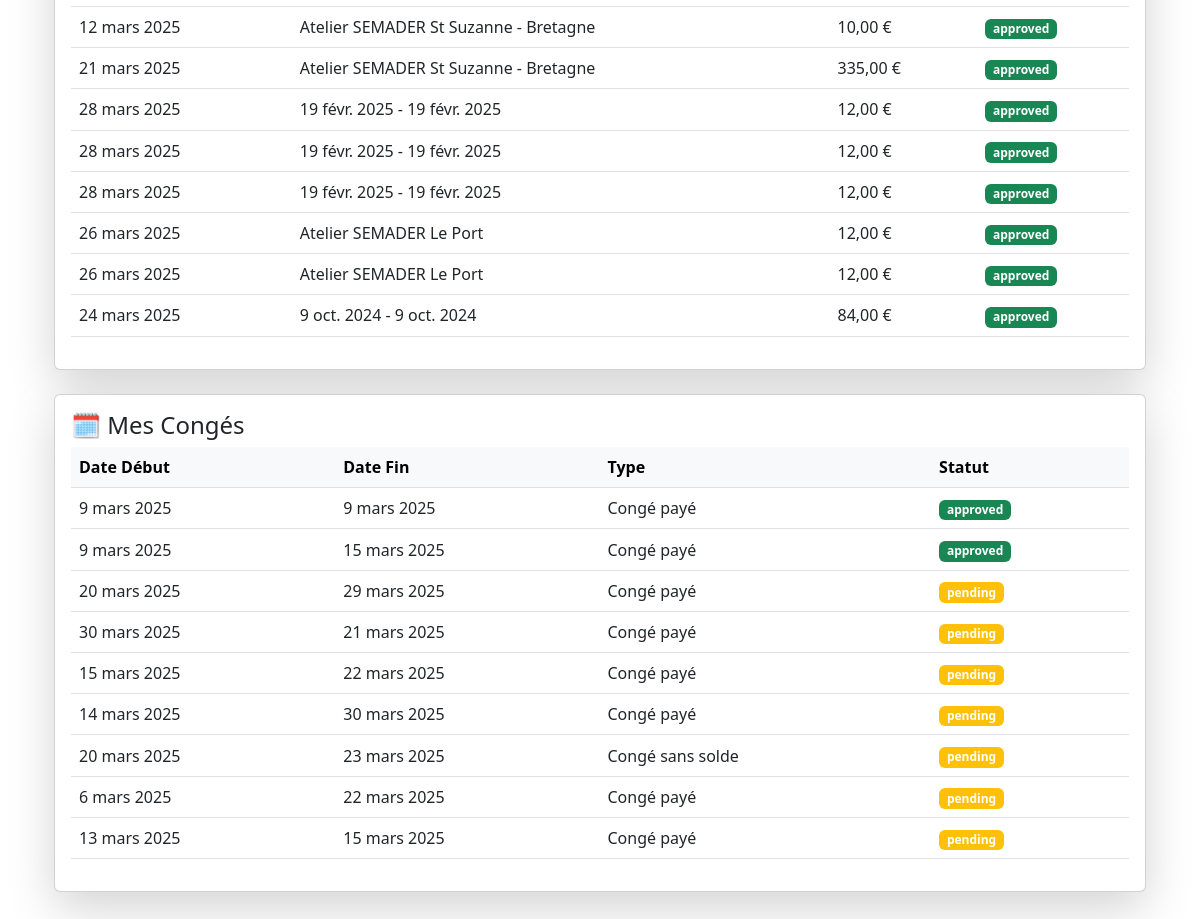
Page /dashboard/ (signed in, lower part) on the earlier database version.
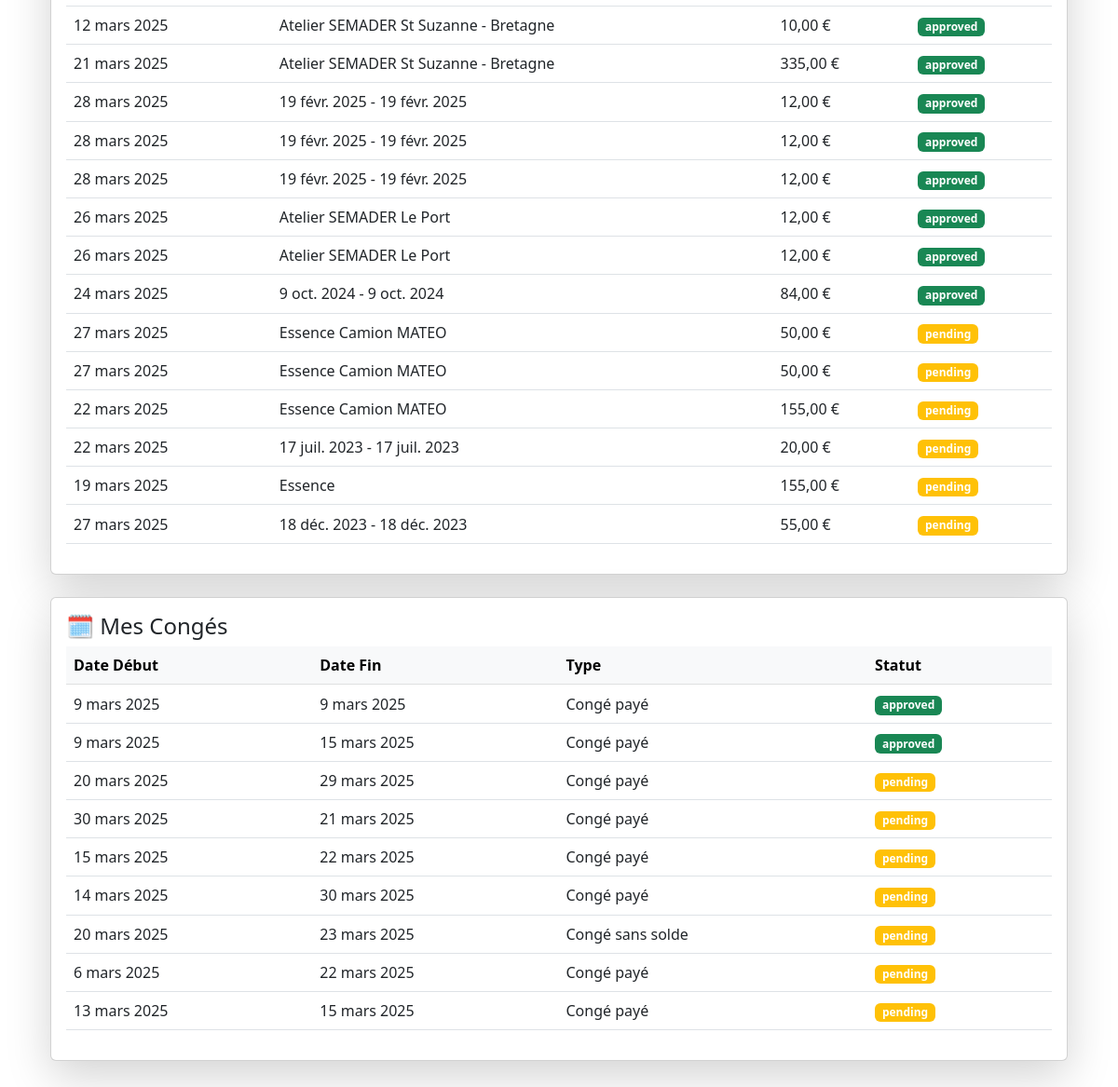
Same page on the later database version.
### rh_management/models.py (models this page shows, shortened)
class ExpenseReport(models.Model):
    STATUS_CHOICES = [
        ('pending', 'En attente'),
        ('approved', 'Approuvée'),
        ('rejected', 'Rejetée')
    ]
    user = models.ForeignKey(User, on_delete=models.CASCADE)
    date = models.DateField()
    description = models.CharField(max_length=255)
    amount = models.DecimalField(max_digits=10, decimal_places=2)  # Montant HT
    vat = models.DecimalField(max_digits=5, decimal_places=2, default=0.0)  # ✅ Applique une TVA par défaut de 20%
    project = models.CharField(max_length=255, blank=True, null=True)
    location = models.CharField(max_length=255, blank=True, null=True)
    refacturable = models.BooleanField(default=False)
    receipt = models.FileField(upload_to="receipts/", blank=True, null=True)  # Champ pour les pièces justificatives
    status = models.CharField(max_length=10, choices=STATUS_CHOICES, default='pending')
    notification_emails = models.TextField(blank=True, null=True)  # Champ pour les adresses e-mail de notification

class LeaveRequest(models.Model):
    user = models.ForeignKey(User, on_delete=models.CASCADE)
    leave_type = models.CharField(max_length=10, choices=LEAVE_TYPES, default='CP')
    start_date = models.DateField()
    end_date = models.DateField()
    reason = models.TextField(blank=True, null=True)
    status = models.CharField(max_length=10, choices=STATUS_CHOICES, default='pending')
    created_at = models.DateTimeField(auto_now_add=True)
    attachment = models.FileField(upload_to='receipts/', blank=True, null=True)
    notification_emails = models.TextField(blank=True, null=True)

### rh_management/views.py (the view)
# urls.py: path("dashboard/", dashboard_view, name="dashboard"),  # Dashboard page
@login_required
def dashboard_view(request):
    new_leave_requests_count = LeaveRequest.objects.filter(status='pending').count()
    new_expense_reports_count = ExpenseReport.objects.filter(status='pending').count()
    new_kilometric_expenses_count = KilometricExpense.objects.filter(status='pending').count()
    context = {
        "is_admin": request.user.is_superuser,
        "is_hr": request.user.groups.filter(name='HR').exists(),
        "is_employee": request.user.groups.filter(name='Employé').exists(),
        "leave_requests": LeaveRequest.objects.all(),
        "expense_reports": ExpenseReport.objects.all(),
        "kilometric_expenses": KilometricExpense.objects.all(),
        "new_leave_requests_count": new_leave_requests_count,
        "new_expense_reports_count": new_expense_reports_count,
        "new_kilometric_expenses_count": new_kilometric_expenses_count,
    }
    return render(request, 'rh_management/dashboard.html', context)

### templates/rh_management/dashboard.html (shortened to what the changed rows need)
{% extends "base.html" %}
{% block content %}
<div class="container mt-4">
    {% if is_hr or is_admin %}
    <div class="card shadow-lg mt-4">
        <div class="card-body">
            <h4>🗓️ Les demandes de Congés</h4>
            <form method="get" class="mb-4" id="leave_filter_form">
                <div class="row">
                    <div class="col-md-4">
                        <label for="status_filter_leave">Filtrer par statut:</label>
                        <select class="form-control" id="status_filter_leave" name="status_leave">
                            <option value="">Tous</option>
                            <option value="pending">En attente</option>
                            <option value="approved">Approuvé</option>
                            <option value="rejected">Rejeté</option>
                        </select>
                    </div>
                    <div class="col-md-4">
                        <label for="sort_by_leave">Trier par:</label>
                        <select class="form-control" id="sort_by_leave" name="sort_leave">
                            <option value="date_desc">Date (Récent à Ancien)</option>
                            <option value="date_asc">Date (Ancien à Récent)</option>
                        </select>
                    </div>
                    <div class="col-md-4">
                        <button type="button" class="btn btn-primary mt-4" id="filter_leave">Filtrer</button>
                    </div>
                </div>
            </form>
            <table class="table table-hover">
                <thead class="table-light">
                    <tr>
                        <th>Employés</th>
                        <th>Date Début</th>
                        <th>Date Fin</th>
                        <th>Type</th>
                        <th>Statut</th>
                    </tr>
                </thead>
                <tbody id="leave_requests_body">
                    {% if leave_requests %}
                        {% for leave in leave_requests %}
                            <tr data-id="{{ leave.id }}">
                                <td>{{ leave.user.username }}</td>
                                <td>{{ leave.start_date }}</td>
                                <td>{{ leave.end_date }}</td>
                                <td>{{ leave.get_leave_type_display }}</td>
                                <td>
                                    <span class="badge bg-{% if leave.status == 'approved' %}success{% elif leave.status == 'rejected' %}danger{% else %}warning{% endif %}">
                                        {{ leave.status }}
                                    </span>
                                </td>
                            </tr>
                        {% endfor %}
                    {% else %}
                        <tr><td colspan="5" class="text-center">Aucune demande de congé</td></tr>
                    {% endif %}
                </tbody>
            </table>
        </div>
    </div>
    <div class="card shadow-lg mt-4">
        <div class="card-body">
            <h4>💸 Les Notes de Frais</h4>
            <form method="get" class="mb-4" id="expense_filter_form">
                <div class="row">
                    <div class="col-md-4">
                        <label for="status_filter_expense">Filtrer par statut:</label>
                        <select class="form-control" id="status_filter_expense" name="status_expense">
                            <option value="">Tous</option>
                            <option value="pending">En attente</option>
                            <option value="approved">Approuvé</option>
                            <option value="rejected">Rejeté</option>
                        </select>
                    </div>
                    <div class="col-md-4">
                        <label for="sort_by_expense">Trier par:</label>
                        <select class="form-control" id="sort_by_expense" name="sort_expense">
                            <option value="date_desc">Date (Récent à Ancien)</option>
                            <option value="date_asc">Date (Ancien à Récent)</option>
                        </select>
                    </div>
                    <div class="col-md-4">
                        <button type="button" class="btn btn-primary mt-4" id="filter_expense">Filtrer</button>
                    </div>
                </div>
            </form>
            <table class="table table-hover">
                <thead class="table-light">
                    <tr>
                        <th>Employé</th>
                        <th>Date</th>
                        <th>Description</th>
                        <th>Montant</th>
                        <th>Statut</th>
                    </tr>
                </thead>
                <tbody id="expense_reports_body">
                    {% if expense_reports %}
                        {% for expense in expense_reports %}
                            <tr data-id="{{ expense.id }}">
                                <td>{{ expense.user.username }}</td>
                                <td>{{ expense.date }}</td>
                                <td>{{ expense.description }}</td>
                                <td>{{ expense.amount }} €</td>
                                <td>
                                    <span class="badge bg-{% if expense.status == 'approved' %}success{% elif expense.status == 'rejected' %}danger{% else %}warning{% endif %}">
                                        {{ expense.status }}
                                    </span>
                                </td>
                            </tr>
                        {% endfor %}
                    {% else %}
                        <tr><td colspan="5" class="text-center">Aucune note de frais enregistrée</td></tr>
                    {% endif %}
                </tbody>
            </table>
        </div>
    </div>
    <div class="card shadow-lg mt-4">
        <div class="card-body">
            <h4>🚗 Les Frais Kilométriques</h4>
            <form method="get" class="mb-4" id="kilometric_expense_filter_form">
                <div class="row">
                    <div class="col-md-4">
                        <label for="status_filter_kilometric_expense">Filtrer par statut:</label>
                        <select class="form-control" id="status_filter_kilometric_expense" name="status_kilometric_expense">
                            <option value="">Tous</option>
                            <option value="pending">En attente</option>
                            <option value="approved">Approuvé</option>
                            <option value="rejected">Rejeté</option>
                        </select>
                    </div>
                    <div class="col-md-4">
                        <label for="sort_by_kilometric_expense">Trier par:</label>
                        <select class="form-control" id="sort_by_kilometric_expense" name="sort_kilometric_expense">
                            <option value="date_desc">Date (Récent à Ancien)</option>
                            <option value="date_asc">Date (Ancien à Récent)</option>
                        </select>
                    </div>
                    <div class="col-md-4">
                        <button type="button" class="btn btn-primary mt-4" id="filter_kilometric_expense">Filtrer</button>
                    </div>
                </div>
            </form>
            <table class="table table-hover">
                <thead class="table-light">
                    <tr>
                        <th>Employé</th>
                        <th>Date</th>
                        <th>Description</th>
                        <th>Distance</th>
                        <th>Montant (€)</th>
                        <th>Statut</th>
                    </tr>
                </thead>
                <tbody id="kilometric_expense_reports_body">
                    {% if kilometric_expenses %}
                        {% for expense in kilometric_expenses %}
                            <tr data-id="{{ expense.id }}">
                                <td>{{ expense.user.username }}</td>
                                <td>{{ expense.date }}</td>
                                <td>{{ expense.description|default:"Frais kilométrique" }}</td>
                                <td>{{ expense.distance }} km</td>
                                <td>{{ expense.amount }}</td>
                                <td>
                                    <span class="badge bg-{% if expense.status == 'approved' %}success{% elif expense.status == 'rejected' %}danger{% else %}warning{% endif %}">
                                        {{ expense.status }}
                                    </span>
                                </td>
                            </tr>
                        {% endfor %}
                    {% else %}
                        <tr><td colspan="5" class="text-center">Aucune note de frais kilométriques enregistrée</td></tr>
                    {% endif %}
                </tbody>
            </table>
        </div>
    </div>
    {% else %}
    <div class="card shadow-lg mt-4">
        <div class="card-body">
            <table class="table table-hover">
                <tbody id="my_expense_reports_body">
                    {% if expense_reports %}
                        {% for expense in expense_reports %}
                            <tr data-id="{{ expense.id }}">
                                <td>{{ expense.date }}</td>
                                <td>{{ expense.description }}</td>
                                <td>{{ expense.amount }} €</td>
                                <td>
                                    <span class="badge bg-{% if expense.status == 'approved' %}success{% elif expense.status == 'rejected' %}danger{% else %}warning{% endif %}">
                                        {{ expense.status }}
                                    </span>
                                </td>
                            </tr>
                        {% endfor %}
                    {% else %}
                        <tr><td colspan="5" class="text-center">Aucune note de frais enregistrée</td></tr>
                    {% endif %}
                </tbody>
            </table>
        </div>
    </div>
    <div class="card shadow-lg mt-4">
        <div class="card-body">
            <table class="table table-hover">
                <thead class="table-light">
                    <tr>
                        <th>Date Début</th>
                        <th>Date Fin</th>
                        <th>Type</th>
                        <th>Statut</th>
                    </tr>
                </thead>
                <tbody id="my_leave_requests_body">
                    {% if leave_requests %}
                        {% for leave in leave_requests %}
                            <tr data-id="{{ leave.id }}">
                                <td>{{ leave.start_date }}</td>
                                <td>{{ leave.end_date }}</td>
                                <td>{{ leave.get_leave_type_display }}</td>
                                <td>
                                    <span class="badge bg-{% if leave.status == 'approved' %}success{% elif leave.status == 'rejected' %}danger{% else %}warning{% endif %}">
                                        {{ leave.status }}
                                    </span>
                                </td>
                            </tr>
                        {% endfor %}
                    {% else %}
                        <tr><td colspan="5" class="text-center">Aucune demande de congé</td></tr>
                    {% endif %}
                </tbody>
            </table>
        </div>
    </div>
    {% endif %}
</div>
{% endblock %}

Differences in the rows shown:
added ExpenseReport: date "27 mars 2025", description "Essence Camion MATEO", amount "50,00", status "pending"
added ExpenseReport: date "27 mars 2025", description "Essence Camion MATEO", amount "50,00", status "pending"
added ExpenseReport: date "22 mars 2025", description "Essence Camion MATEO", amount "155,00", status "pending"
added ExpenseReport: date "22 mars 2025", description "17 juil. 2023 - 17 juil. 2023", amount "20,00", status "pending"
added ExpenseReport: date "19 mars 2025", description "Essence", amount "155,00", status "pending"
added ExpenseReport: date "27 mars 2025", description "18 déc. 2023 - 18 déc. 2023", amount "55,00", status "pending"
